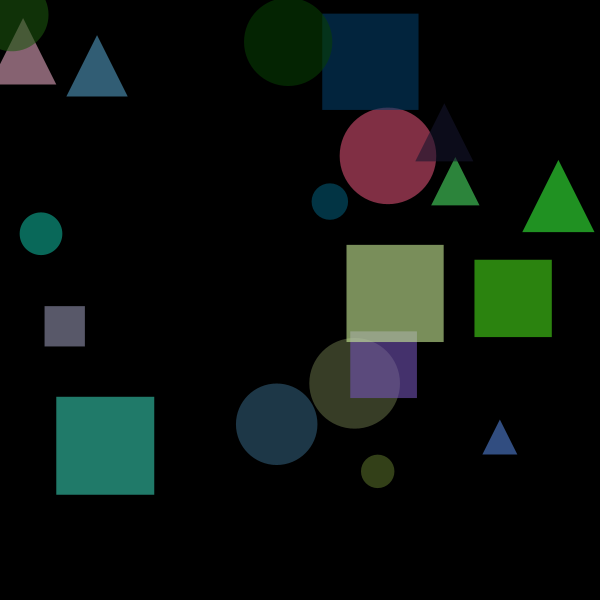
Frame 1 (no input)
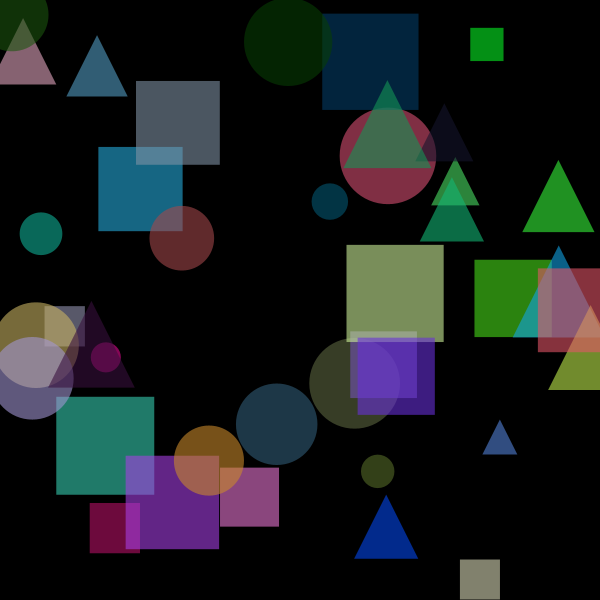
Frame 2 (the mouse pressed at the canvas centre, redrawn once)

The Processing sketch that drew these frames (run headless with seeded random() and noise(); the mouse was pressed at the canvas centre and the sketch redrawn once):

// Processing sketch: shapesfunction
// ── shapesfunction.pde
void setup() {
  size(600, 600);
  background(0);
  rectMode(CENTER);
  noLoop();  // draw once to create a static generative artwork
}

void draw() {

  // Generate multiple shapes across the canvas
  for (int i = 0; i < 20; i++) {

    // Random position and size
    float x = random(width);
    float y = random(height);
    float s = random(30, 100);

    // Call our custom function
    drawAbstractShape(x, y, s);
  }
}

// Function that draws a random abstract shape
void drawAbstractShape(float x, float y, float size) {

  // Choose a random shape type
  int shapeType = int(random(3));

  // Random colour with transparency
  fill(random(255), random(255), random(255), 150);
  noStroke();

  if (shapeType == 0) {

    // Ellipse
    ellipse(x, y, size, size);

  } else if (shapeType == 1) {

    // Rectangle
    rect(x, y, size, size);

  } else {

    // Triangle
    float halfSize = size / 2;

    triangle(
      x, y - halfSize,
      x - halfSize, y + halfSize,
      x + halfSize, y + halfSize
    );
  }
}
